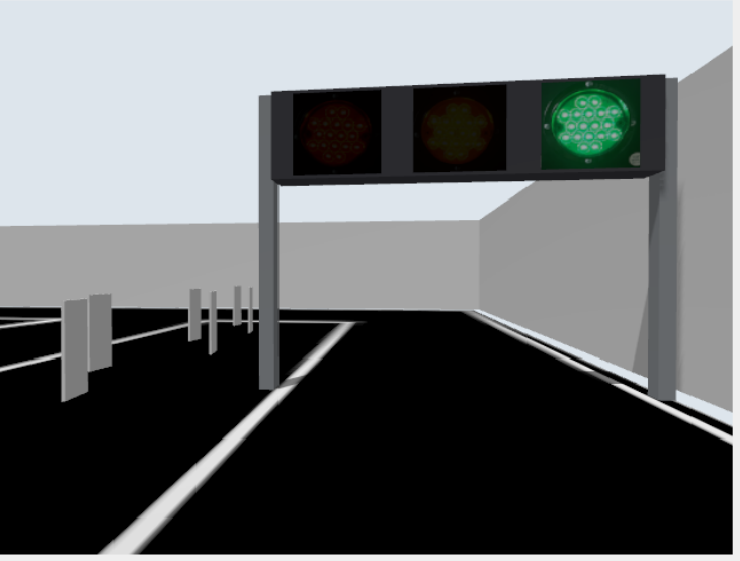
#> input picture _proto_GREEN_src.png, 740 x 561 px, given in place of clipboard-2026-10-05T17-27-19-734Z-cf17ae7f.png, which was not available
$ python proto_traffic.py
#> lines starting #> are read from the running program, lines starting #| are printed output that depends on the picture; pictures that were not available may be replaced by others from this repository, and a replacement may not be noted
"""Offline prototype: tune traffic-light detection on the three real screenshots."""
import cv2
import numpy as np

# The screenshots include the rqt window border; crop the raw camera image area.
CROP = (136, 247, 876, 808)

FILES = {
    'RED': r'C:\Users\wyyyyy\.workbuddy\clipboard-images\clipboard-2026-10-05T17-27-19-734Z-cf17ae7f.png',
    'GREEN': r'C:\Users\wyyyyy\.workbuddy\clipboard-images\clipboard-2026-10-05T17-27-19-735Z-80635efb.png',
    'YELLOW': r'C:\Users\wyyyyy\.workbuddy\clipboard-images\clipboard-2026-10-05T17-27-19-738Z-c00d1bef.png',
}


def load(tag):
#> called with tag = 'RED'
    im = cv2.imread(FILES[tag], cv2.IMREAD_COLOR)
#> im is the input picture: shape (561, 740, 3); mean B, G, R 109.3, 108.1, 104.9
    x0, y0, x1, y1 = CROP
    return im[y0:y1, x0:x1].copy()
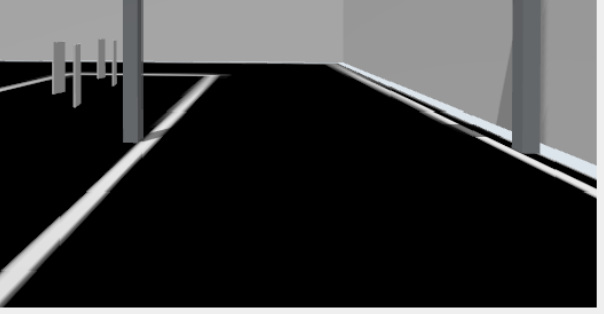
#> returned value: shape (314, 604, 3); mean of channels 0, 1, 2 59.5, 59.3, 59.1; drawn as B, G, R


def analyze(tag, img):
#> called with tag = 'RED'
    hsv = cv2.cvtColor(img, cv2.COLOR_BGR2HSV)
#> hsv: shape (314, 604, 3); mean H, S, V 5.8, 0.7, 59.5
    h, s, v = cv2.split(hsv)
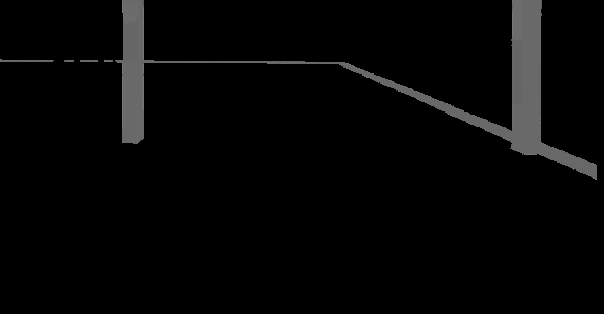
#> h: shape (314, 604); min 0, max 120, mean 5.8
    gray = cv2.cvtColor(img, cv2.COLOR_BGR2GRAY)

    print('=== %s   shape=%s' % (tag, img.shape))
#| === RED   shape=(314, 604, 3)

    # 1) candidate pixels: strongly coloured (lamp face is R/Y/G, world is grey/white)
    for sat_thr in (40, 60, 80):
        m = ((s > sat_thr) & (v > 40)).astype(np.uint8) * 255
        print('   sat>%3d : %6d px   (%.2f%%)' % (sat_thr, (m > 0).sum(), 100.0 * (m > 0).sum() / m.size))
#> this loop made 3 passes
#|    sat> 40 :      0 px   (0.00%)
#|    sat> 60 :      0 px   (0.00%)
#|    sat> 80 :      0 px   (0.00%)

    m = ((s > 60) & (v > 40)).astype(np.uint8) * 255
    m = cv2.morphologyEx(m, cv2.MORPH_CLOSE, cv2.getStructuringElement(cv2.MORPH_ELLIPSE, (7, 7)))
    n, lab, stats, cent = cv2.connectedComponentsWithStats(m, 8)
#> lab: shape (314, 604) int32; every value is 0
#> n = 1; stats = [[0, 0, 604, 314, 189656]]; cent = [[301.5, 156.5]]
    comps = []
    for i in range(1, n):
        a = stats[i, cv2.CC_STAT_AREA]
        if a < 20:
            continue
        x, y, w, hh = stats[i, cv2.CC_STAT_LEFT], stats[i, cv2.CC_STAT_TOP], stats[i, cv2.CC_STAT_WIDTH], stats[i, cv2.CC_STAT_HEIGHT]
        comps.append((a, x, y, w, hh, cent[i][0], cent[i][1]))
#> after the loop, comps = []
    comps.sort(key=lambda c: -c[0])
    print('   components(%d):' % len(comps))
#|    components(0):
    for c in comps[:8]:
        print('      area=%6d  box=(%4d,%4d,%3dx%3d)  centre=(%6.1f,%6.1f)' % (c[0], c[1], c[2], c[3], c[4], c[5], c[6]))
#> this loop made 0 passes
    return img, comps, gray


IMGS = {}
for tag in ('RED', 'GREEN', 'YELLOW'):
    im = load(tag)
    _, comps, gray = analyze(tag, im)
#> comps = []
    IMGS[tag] = (im, comps, gray)
    cv2.imwrite('_proto_%s_src.png' % tag, im)
    hsv = cv2.cvtColor(im, cv2.COLOR_BGR2HSV)
    cv2.imwrite('_proto_%s_mask.png' % tag, (((hsv[:, :, 1] > 60) & (hsv[:, :, 2] > 40)) * 255).astype(np.uint8))
#> pass 2 of the loop `for tag in ('RED', 'GREEN', 'YELLOW'):`:
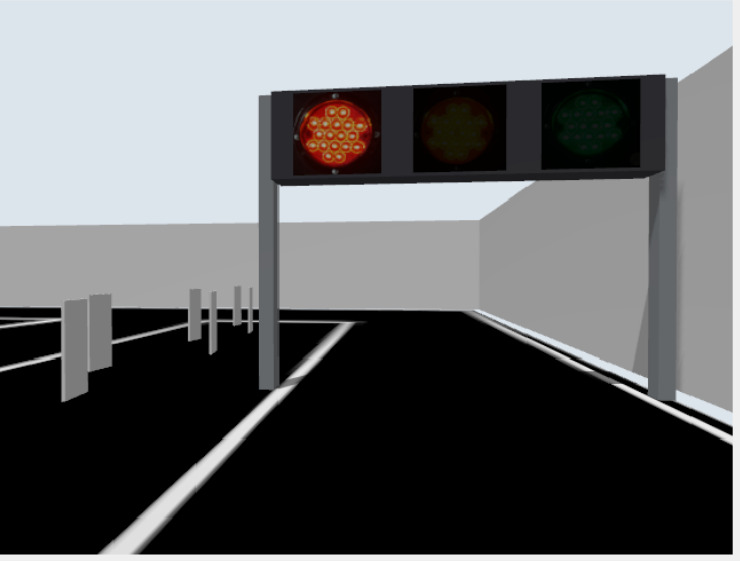
#> input picture _proto_RED_src.png, 740 x 561 px, given in place of clipboard-2026-10-05T17-27-19-735Z-80635efb.png, which was not available
#> in load, im is the input picture: shape (561, 740, 3); mean B, G, R 108.5, 107, 105.8
#> in load (call 2), `return im[y0:y1, x0:x1].copy()`:
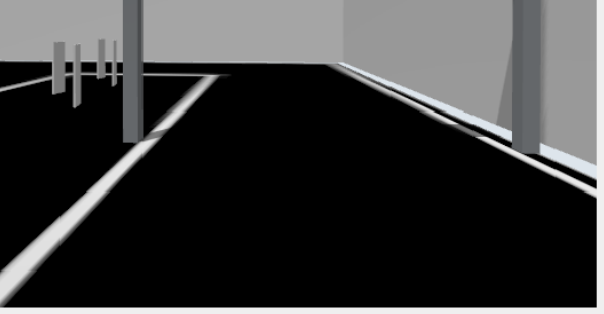
#> returned value: shape (314, 604, 3); mean of channels 0, 1, 2 59.5, 59.3, 59.1; drawn as B, G, R
#> hsv: shape (314, 604, 3); mean H, S, V 5.8, 0.7, 59.5
#| === GREEN   shape=(314, 604, 3)
#> the loop in analyze (call 2), `for sat_thr in (40, 60, 80):` made 3 passes
#|    sat> 40 :      0 px   (0.00%)
#|    sat> 60 :      0 px   (0.00%)
#|    sat> 80 :      0 px   (0.00%)
#|    components(0):
